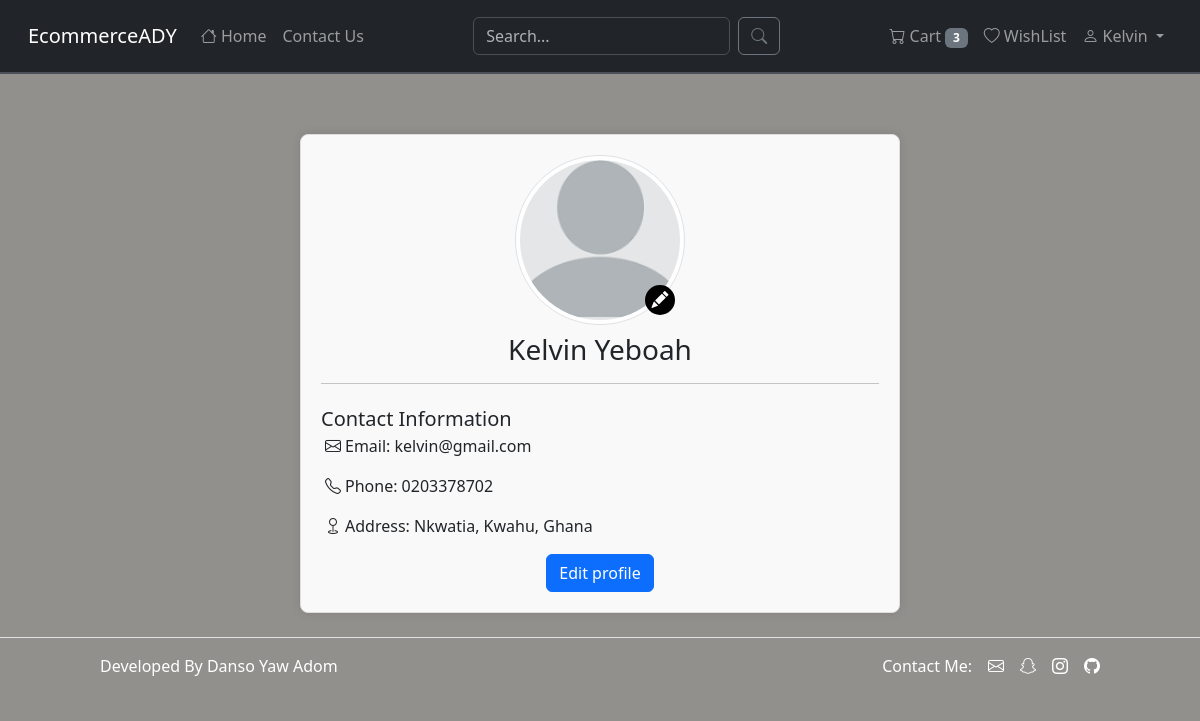
Screenshot of /profile (signed in) with the database file from the repository.
### ecommerce/models.py (models this page shows, shortened)
class User(db.Model, UserMixin):
	id = db.Column(db.Integer, primary_key=True)
	first_name = db.Column(db.String(120), nullable=False)
	last_name = db.Column(db.String(120), nullable=False)
	email = db.Column(db.String(50), unique=True, nullable=False)
	password = db.Column(db.String(120), nullable=False)
	timestamp = db.Column(db.DateTime, default=datetime.utcnow, nullable=False)
	cart = db.relationship('Cart', backref='user', lazy=True)
	wish_list = db.relationship('WishList', backref='user', lazy=True)
	orders = db.relationship('Orders', backref='user', lazy=True)
	role = db.Column(db.String(50), nullable=False, default='normal')
	phone = db.Column(db.String(120), nullable=True)
	address = db.Column(db.String(120), nullable=True)
	address2 = db.Column(db.String(120), nullable=True)
	city = db.Column(db.String(120), nullable=True)
	zip_code = db.Column(db.String(120), nullable=True)
	country = db.Column(db.String(120), nullable=True)

### ecommerce/views.py (the view)
@views.route('/profile')
@login_required
def profile():
    return render_template('views/profile.html')

### ecommerce/views.py (called while the page is built)
@views.app_context_processor
def base():
	cart_no = 0
	if current_user.is_authenticated:
		cart_items = db.session.execute(db.select(Cart).filter(Cart.user_id == current_user.id)).scalars()
		cart_no = len(list(cart_items))
	return dict(cart_no=cart_no)

### ecommerce/templates/views/profile.html (shortened to what this page needs)
{% extends 'views/base.html' %}
{% block content %}
<div class="container">
    <div class="profile-card mt-5">
        <div class="">
            <div class="container-fluid d-flex justify-content-around">
                <div class="profile-image-container positon-relative">
                    <img src="{{ url_for('static', filename='images/no-image.png') }}" class="img-fluid img-thumbnail profile-image" alt="Profile Picture">
                    <form method="POST">
                        <label for="fileInput" class="file-label">
                            <i class="bi bi-pencil-fill"></i>
                        </label>
                    </form>
                </div>
            </div>
            <div class="d-block text-wrap">
                <h3 class="mt-2">{{ current_user.first_name }}{% if current_user.last_name %} {{ current_user.last_name }} {% endif %} </h3>
            </div>
        </div>
        <hr>
        <div class="profile-details text-start">
            <span class="fs-5 fw-medium">Contact Information</span>
            <p><i class="bi bi-envelope mx-1"></i><span>Email: </span><span class="fw-light">{{ current_user.email }}</span></p>
            <p>
                <i class="bi bi-telephone mx-1"></i><span>Phone: </span>
                <span class="fw-light">
                    {% if current_user.phone %}
                        {{ current_user.phone }}
                    {% else %}
                        None
                    {% endif %}
                </span>
            </p>
            <p>
                <i class="bi bi-geo mx-1"></i><span>Address: </span>
                <span class="fw-light">
                    {% if current_user.address %}
                        {{ current_user.address }},
                    {% else %}
                        Address not specified
                    {% endif %}
                    {% if current_user.city %}
                        {{ current_user.city }},
                    {% endif %}
                    {% if current_user.country %}
                        {{ current_user.country }}
                    {% endif %}
                </span>
            </p>
        </div>
        <div>
            <a href="{{ url_for('views.edit_profile') }}" class="btn btn-primary">
                Edit profile
            </a>
        </div>
    </div>
</div>
{% endblock content %}

### ecommerce/templates/views/_navbar.html (shortened to what this page needs)
<div class="navbar navbar-expand-md navbar-dark bg-dark fixed-top p-3 border-bottom border-2">
  <div class="container-fluid">
    <a class="navbar-brand" href="{{ url_for('views.home') }}">EcommerceADY</a>
    <div class="collapse navbar-collapse" id="navbarSupportedContent">
      <ul class="navbar-nav me-auto mb-2 mb-lg-0">
        <li class="nav-item">
          <a class="nav-link" href="{{ url_for('views.home') }}">
            <i class="bi bi-house"></i> Home
          </a>
        </li>
        <li class="nav-item">
          <a class="nav-link" href="#">
            Contact Us
          </a>
        </li>
      </ul>
      <form class="d-flex" method="POST" action="{{ url_for('views.search') }}">
        <input class="form-control me-2" type="text" name="search" placeholder="Search..." aria-label="Search">
        <button class="btn btn-outline-secondary" type="submit">
          <i class="bi bi-search"></i>
        </button>
      </form>
      <ul class="navbar-nav ms-auto mb-2 mb-lg-0">
        {% if current_user.is_authenticated %}
        <li class="nav-item">
          <a class="nav-link" href="{{ url_for('views.cart') }}">
            <i class="bi bi-cart"></i> Cart
            {% if cart_no > 0 %}
            <span class="badge bg-secondary">{{ cart_no }}</span>
            {% endif %}
          </a>
        </li>
        <li class="nav-item">
          <a class="nav-link" href="{{ url_for('views.wishlist') }}">
            <i class="bi bi-heart"></i> WishList
          </a>
        </li>
        <li class="nav-item dropdown">
          <a class="nav-link dropdown-toggle" href="#" id="navbarDropdown" role="button" data-bs-toggle="dropdown" aria-expanded="false">
            <i class="bi bi-person"></i> {{current_user.first_name}}
          </a>
        </li>
        {% endif %}
      </ul>
    </div>
  </div>
</div>

### ecommerce/static/css/base.css (style rules this page uses)
body { background: #91908d; font-family: 'Segoe UI', Tahoma, Geneva, Verdana, sans-serif; }
.container { text-align: center; }
.profile-card { max-width: 600px; margin: 0 auto; padding: 20px; background-color: #f9f9f9; border: 1px solid #ddd; border-radius: 8px; box-shadow: 0 0 10px rgba(0,0,0,0.1); }
.profile-details { margin-top: 20px; }
.profile-image-container { position: relative; width: 170px; height: 170px; border-radius: 50%; }
.profile-image { width: 100%; height: 100%; border-radius: 50%; object-fit: cover; }
.file-label { position: absolute; bottom: 0; right: 0; width: 30px; height: 30px; padding-top: 2px; border-radius: 50%; font-size: 17px; text-align: center; color: white; background: black; cursor: pointer; margin: 10px; }

### rows the page displays
User: first_name "Kelvin", last_name "Yeboah", email "kelvin@gmail.com", phone "0203378702", address "Nkwatia", city "Kwahu", country "Ghana"

### other values shown
{{ cart_no }} "3"
